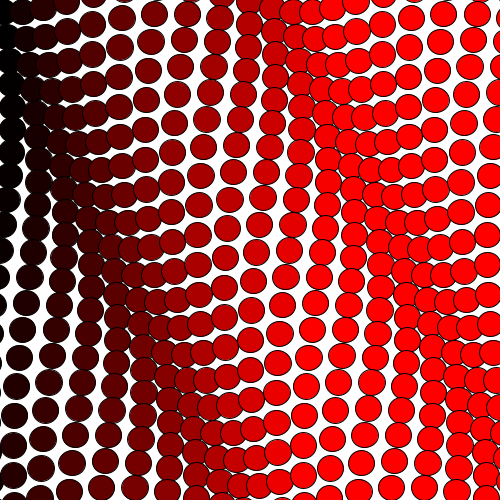
Frame 1 (no input)
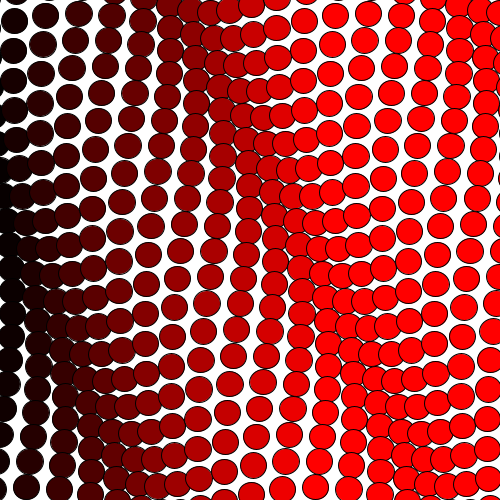
Frame 60 (the mouse pressed at the canvas centre just before this capture)
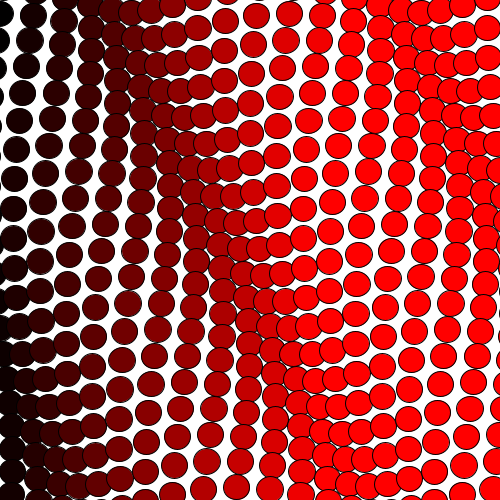
Frame 120 (the mouse held since frame 60 and released just before this capture)

The Processing sketch that drew these frames (run headless with seeded random() and noise(); from frame 60 on, the mouse is pressed at the canvas centre):

// Processing sketch: processing_151534
// ── processing_151534.pde

/*
 * Creative Coding
 * Week 2, 05 - Moving Patterns 1
 * by Indae Hwang and Jon McCormack
 * Copyright (c) 2014 Monash University
 *
 * This sketch builds on the previous sketches, drawing shapes based on the
 * current framerate. The movement of individual shapes combine to create a
 * gestalt field of motion. Use the arrow keys on your keyboard to change the
 * frame rate. 
 * 
 */

// variable used to store the current frame rate value
int frame_rate_value;

void setup() {
  size(500, 500);

  frame_rate_value = 11;
  frameRate(frame_rate_value);
  rectMode(CENTER);
  background(255);
  //colorMode(HSB);
}


void draw() {

  background(255);

  int num = 20; // number of circles
  int margin = 0;
  float gutter = 1; //distance between each cell
  // cellsize is the size of the circle or square created by the relationship between the size
  // of the background, the margin around the edges, the gutter between and the number of cells you
  // want to cram in there - same as earlier in week 2
  float cellsize = ( width - (2 * margin) - gutter * (num - 1) ) / (num - 1);

  int circleNumber = 0; // counter
  for (int i=0; i<num; i++) {
    for (int j=0; j<num; j++) {
      // each circle is given a unique number
      circleNumber = (i * num) + j; // different way to calculate the circle number from w2_04
      // work out where the x and y values are for each cell
      float x = margin + cellsize * i + gutter * i;
      float y = margin + cellsize * j + gutter * j;
      // call the function and give it the information it needs to create the circle
      movingCircle(x, y, cellsize, circleNumber);
    }  
  }
} //end of draw 


void movingCircle(float x, float y, float cellsize, int circleNumber) {
  // initialise finalAngle
  float finalAngle;
  /* the rotating angle for each circle tempX and tempY postion is affected by
     the frameCount and the number of that circle so each location is unique;*/  
  finalAngle = frameCount + circleNumber; // makes the frame count effect the circle number
  
  /* Trying to explain the tempX and tempY statements below:
     tempX is the rotating location on the edge of the circle =
     circle x + (cellsize / 2) so half the width of the circle (that's the radius)
     times sin of 180 degrees divided by frame rate times the finalAngle 
     (the finalAngle is frame count + the individual circle number), so each tempX is unique.
     So this is really:
     A point spinning around on the edge of the circle = the circle centre point + radius
     times sin of 180 degrees / current frame rate * (frameCount + the circle number)
     so he using any changing variables he has access to or has defined to make moving changes.
     I wonder if he can predict what will result. I sure as hell can't.*/
  
  float tempX = x + (cellsize / 2) * sin(PI / frame_rate_value * finalAngle);
  float tempY = y + (cellsize / 2) * cos(PI / frame_rate_value * finalAngle);

  //noStroke();
  //fill(x*circleNumber,y,x);
  //rect(tempX, tempY, cellsize/2, cellsize/2);
  //fill(x*circleNumber/5-100,y,x); // so the initial x for each column is the same but the y is different 
  fill(circleNumber,0,0); // so starts 0 so black up to say 20 - shading goes down, then across
  //rect(tempX, tempY, 1, cellsize*5);
  stroke(0); // puts colour around a shape, one number only so it is shade, 0 = black
  // noFill();
  //line(x, y, tempX, tempY);
  ellipse(tempX, tempY, cellsize+1, cellsize);
}


/*
 * keyReleased function
 *
 * called automatically by Processing when a keyboard key is released
 */
void keyReleased() {

  // right arrow -- increase frame_rate_value
  if (keyCode == RIGHT && frame_rate_value < 60) {
    frame_rate_value++;
  }

  // left arrow -- decrease frame_rate_value
  if ( keyCode == LEFT && frame_rate_value > 1) {
    frame_rate_value--;
  }

  // set the frameRate and print current value on the screen
  frameRate(frame_rate_value);
  println("Current frame Rate is: " + frame_rate_value);
}
